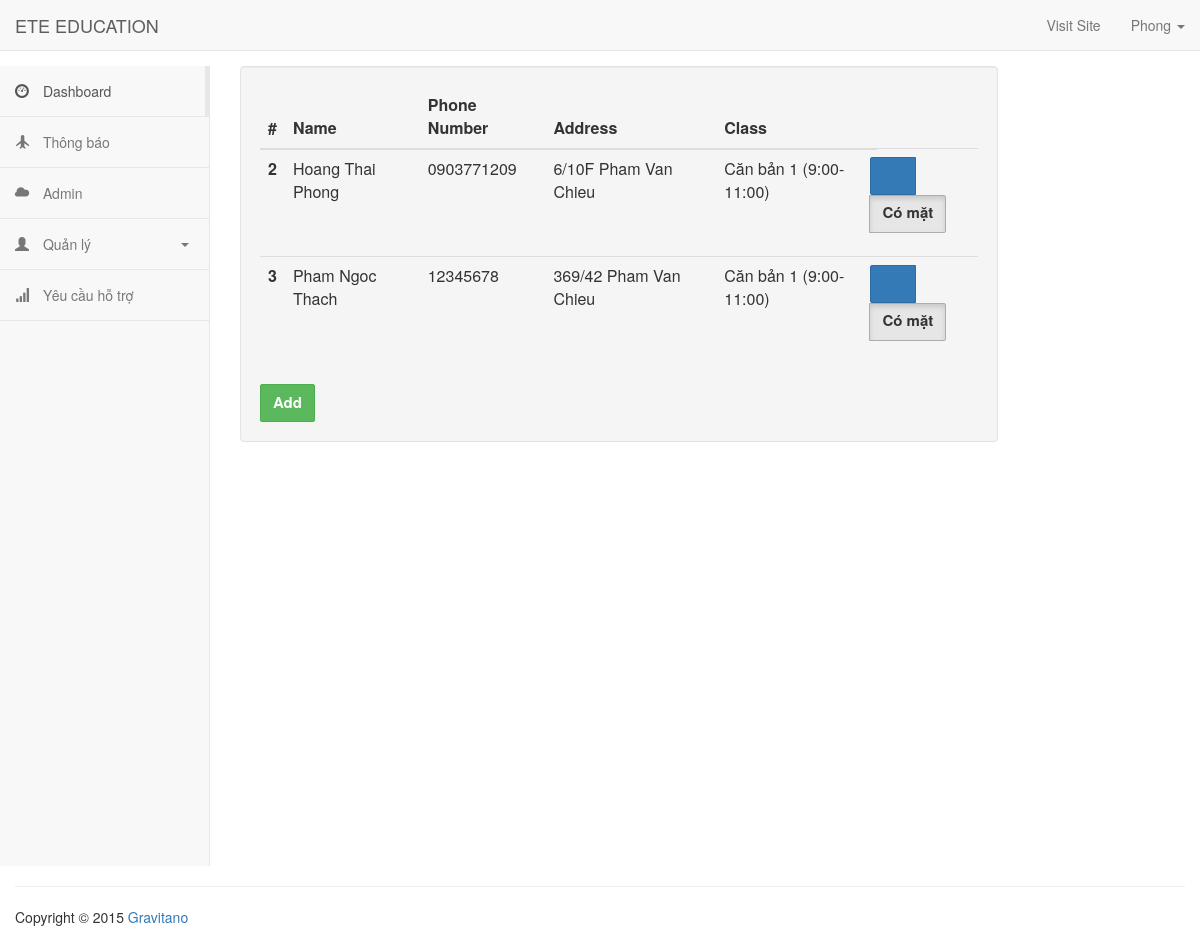
/admin/newattendance/3 (signed in), run on an earlier commit of the app's database.
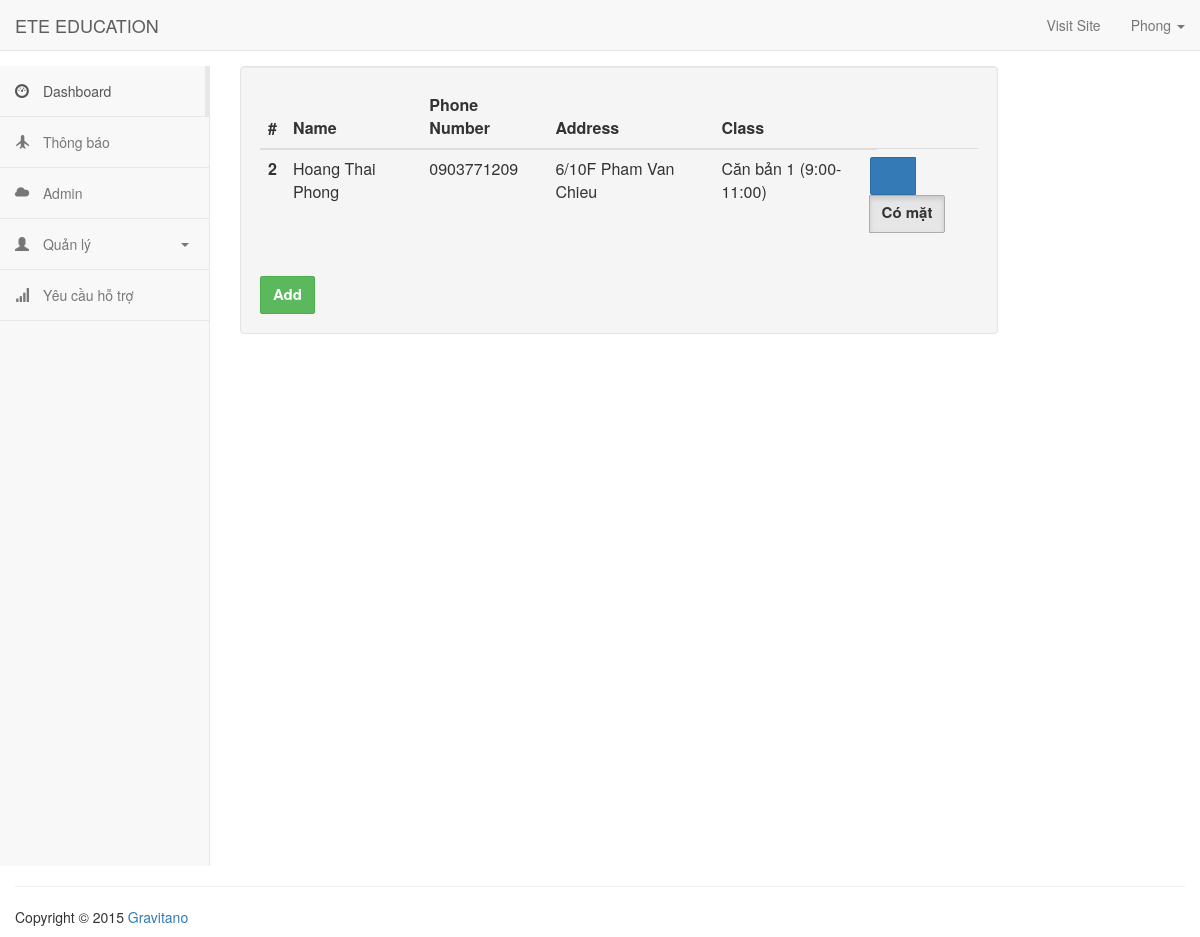
And on a later commit of the database.
### app/models.py (models this page shows)
class Student(db.Model):
    __tablename__ = 'students'
    id = db.Column(db.Integer, primary_key=True)
    name = db.Column(db.String(64))
    phone_number = db.Column(db.String(64))
    address = db.Column(db.String(128))
    subject_id = db.Column(db.Integer, db.ForeignKey('subjects.id'))
    attendances = db.relationship('Attendance', backref='student', lazy='dynamic')
    pay_day = db.Column(db.String(64))

class Subject(db.Model):
    __tablename__ = 'subjects'
    id = db.Column(db.Integer, primary_key=True)
    name = db.Column(db.String(64), unique=True)
    belong_to = db.Column(db.Integer, db.ForeignKey('users.id'))
    students = db.relationship('Student', backref='subject', lazy='dynamic')
    attendances = db.relationship('Attendance', backref='subject', lazy='dynamic')

### app/main/views.py (the view, shortened to what this page needs)
@main.route('/admin/newattendance/<int:id>', methods=['GET', 'POST'])
@login_required
def newAttendanceQuery(id):
    students = Student.query.filter_by(subject_id=id).all()
    current_subject = Subject.query.get(id)
    form = AttendanceForm()
    return render_template('admin/attendanceform.html', form=form, students=students)

### app/main/forms.py
class AttendanceForm(FlaskForm):
    absent = BooleanField('Absent')
    submit = SubmitField('Add')

### app/models.py (called while the page is built)
@login_manager.user_loader
def load_user(user_id):
    return User.query.get(int(user_id))

### app/templates/admin/attendanceform.html (shortened to what this page needs)
{% extends 'admin/admin_base.html' %}
{% block content %}
<div class="col-md-10">
    <form class="well form-horizontal" action=" " method="post" id="contact_form">
        <table class="table">
            <thead class="thead-dark">
            <tr>
                <th scope="col">#</th>
                <th scope="col">Name</th>
                <th scope="col">Phone Number</th>
                <th scope="col">Address</th>
                <th scope="col">Class</th>
            </tr>
            </thead>
            <tbody>
            {% for student in students %}
            <tr>
                <th scope="row">{{student.id}}</th>
                <td>{{student.name}}</td>
                <td>{{student.phone_number}}</td>
                <td>{{ student.address }}</td>
                <td>{{ student.subject.name }}</td>
                <td>
                    <div class="form-group">
                        <div class="[ btn-group ]">
                            <label for="fancy-checkbox-primary-{{ student.id }}" class="[ btn btn-primary ]">
                                <span> </span>
                            </label>
                            <label for="fancy-checkbox-primary-{{ student.id }}" class="[ btn btn-default active ]">
                                Có mặt
                            </label>
                        </div>
                    </div>
                </td>
            </tr>
            {% endfor %}
            </tbody>
        </table>
        {{ form.submit(class="btn btn-success") }}
    </form>
</div>
{% endblock %}

What changed in the data, as far as the page shows it:
no longer on this page (row edited): Student: id "3", name "Pham Ngoc Thach", phone_number "12345678", address "369/42 Pham Van Chieu", subject.name "Căn bản 1 (9:00-11:00)"
